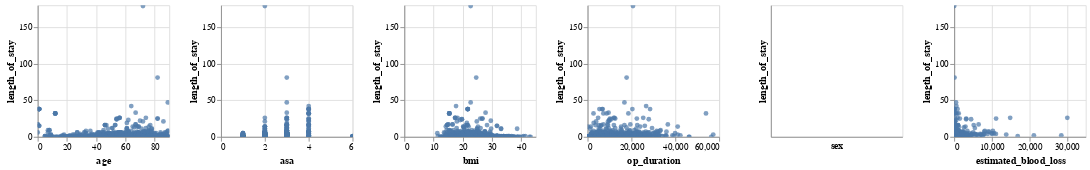

Notebook code for this chart:
### Markdown cell above
### Descriptive statistics

### Code cell
alt.Chart(df_Variables1).mark_circle().encode(
    alt.X(alt.repeat("column"), type='quantitative'),
    alt.Y(alt.repeat("row"), type='quantitative')
).properties(
    width=150,
    height=150
).repeat(
    row=['length_of_stay'],
    column= ['age','asa','bmi','op_duration','sex','estimated_blood_loss']
    
).interactive()

### Figure 1 — Vega-Lite specification as saved in the notebook (floating-point values rounded to 4 significant figures; data arrays with more than 128 entries replaced by an {"elided": "..."} marker saying what was removed)
{"config": {"view": {"continuousWidth": 400, "continuousHeight": 300}}, "repeat": {"column": ["age", "asa", "bmi", "op_duration", "sex", "estimated_blood_loss"], "row": ["length_of_stay"]}, "spec": {"data": {"name": "data-729240e9f43fce53bbc9cfccc37f2772"}, "mark": "circle", "encoding": {"x": {"field": {"repeat": "column"}, "type": "quantitative"}, "y": {"field": {"repeat": "row"}, "type": "quantitative"}}, "height": 150, "selection": {"selector001": {"type": "interval", "bind": "scales", "encodings": ["x", "y"]}}, "width": 150}, "$schema": "https://vega.github.io/schema/vega-lite/v4.17.0.json", "datasets": {"data-729240e9f43fce53bbc9cfccc37f2772": {"elided": "6388 records"}}}
